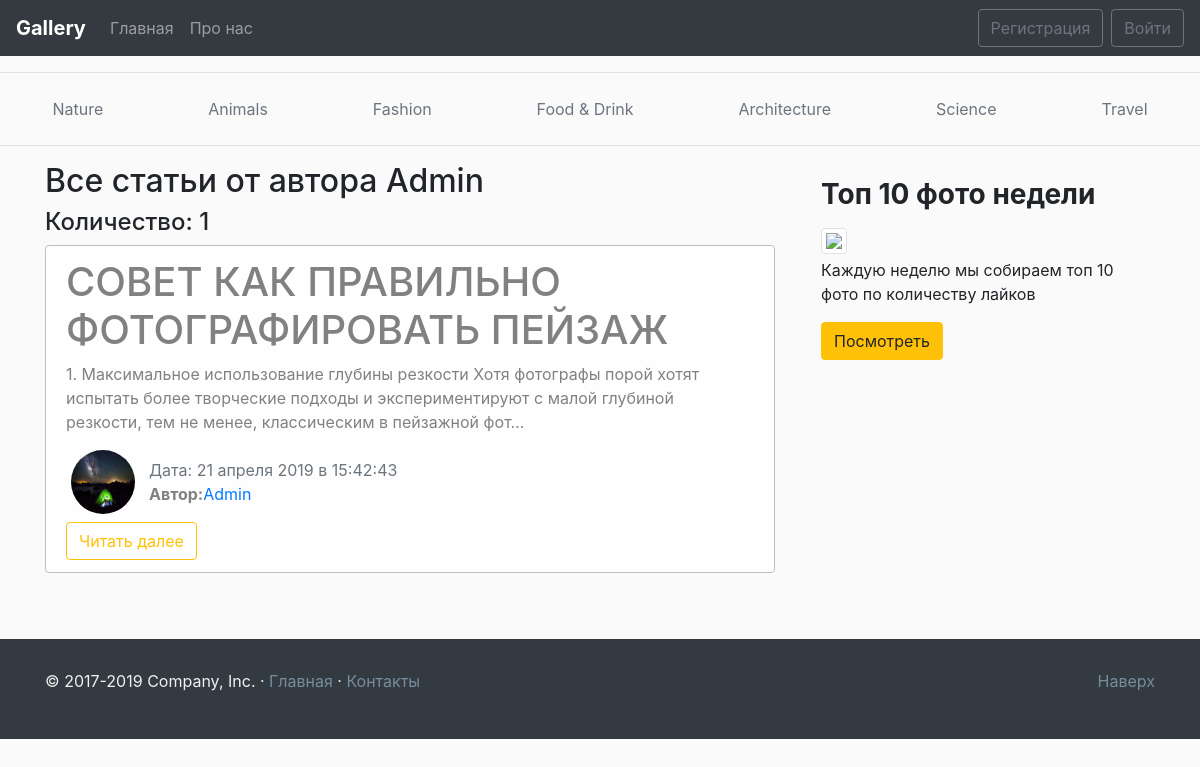
/user/Admin/, run on an earlier commit of the app's database.
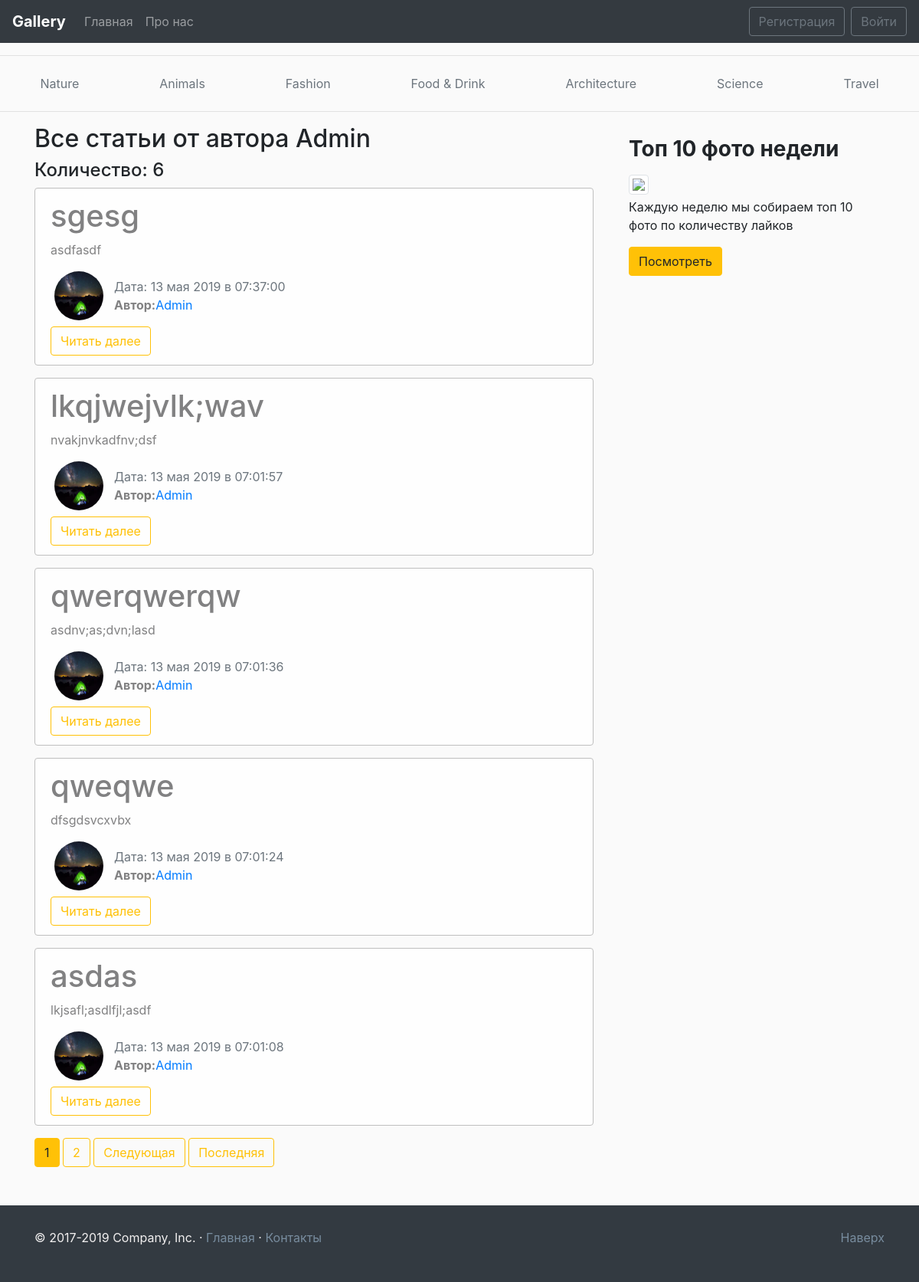
And on a later commit of the database.
### blog/models.py (models this page shows, shortened)
class Posts(models.Model):
    dt = datetime.utcnow().strftime('%Y-%m-%d %H:%M:%S')[:-3]
    title = models.CharField(max_length=100)
    text = models.TextField()
    date = models.DateTimeField(default=dt)
    author = models.ForeignKey(User, on_delete=models.CASCADE)
    """[Returns a string representation of the title]

    Returns:
        [str] -- [article title]
    """
    """[Tells Django how to calculate the URL for an object.]

    Returns:
        [str] -- [a string that can be used in an HTTP request]
    """

### users/models.py (models this page shows, shortened)
class Profile(models.Model):
    user = models.OneToOneField(User, on_delete=models.CASCADE)
    img = models.ImageField(default="default.jpg", upload_to="user_images")
    """[Returns a string representation of the username]

    Returns:
        [str] -- [Username]
    """
    """[save image]
    """
    def save(self):
        super().save()
        image = Image.open(self.img.path)
        if image.height > 64 or image.width > 64:
            resize = (256, 256)
            image.thumbnail(resize)
            image.save(self.img.path)

### blog/views.py (the view)
# urls.py: path('user/<str:username>/', views.UserAllNewsView.as_view(), name='user-news'),
class UserAllNewsView(ListView):
    model = Posts
    template_name = 'blog/user_news.html'
    context_object_name = 'news'
    paginate_by = 5
    def get_queryset(self):
        user = get_object_or_404(User, username=self.kwargs.get('username'))
        return Posts.objects.filter(author=user).order_by('-date')
    def get_context_data(self, **kwargs):
        context = super(UserAllNewsView, self).get_context_data(**kwargs)
        context['title'] = 'Главная'
        return context

### blog/templates/blog/user_news.html (shortened to what this page needs)
{%extends 'blog/main.html'%}
{% block main_section %}
<h2>Все статьи от автора {{ view.kwargs.username }}</h2>
<h4>Количество: {{page_obj.paginator.count}}</h4>
{% for post in news %}
<div class="alert alert-light">
    <h1>{{post.title}}</h1>
    <p>{{post.text|striptags|truncatechars:200}}</p>
    <div class="row">
        <div>
            {% if  post.author.profile.img %}
            <img src="{{post.author.profile.img.url}}" alt="{{post.author}}" class="user_image">
            {% else %}
            <img src="/pictures/default.jpg" alt="{{post.author}}" class="user_image">
            {% endif %}
        </div>
        <div class="mt-2 ml-1">
            <span class="text-muted">Дата: {{post.date|date:"d E Y в H:i:s"}}</span>
            {% if post.author %}
            <p><b>Автор:</b><a href="{% url 'user-news' post.author %}">{{post.author}}</a></p>
            {% else %}
            <p><b>Автор:</b><mark>Админ</mark></p>
            {% endif %}
        </div>
    </div>
    <a href="{% url 'news-detail' post.id %}" class="btn btn-outline-warning">Читать далее</a>
</div>
{% endfor %}
{% if is_paginated %}
{% for num in page_obj.paginator.page_range %}
{% if num == page_obj.number %}
<button class="btn btn-warning">{{ num }}</button>
{% elif num > page_obj.number|add:'-3' and num < page_obj.number|add:'3'%}
<a href="?page={{num}}" class="btn btn-outline-warning">{{num}}</a>
{% endif %}
{% endfor %}
{% if page_obj.has_next %}
<a href="?page={{page_obj.next_page_number}}" class="btn btn-outline-warning">Следующая</a>
<a href="?page={{page_obj.paginator.num_pages}}" class="btn btn-outline-warning">Последняя</a>
{% endif %}
{% endif %}
{% endblock %}
{% block aside_section %}
<h3>
    <p><b>Топ 10 фото недели</b></p>
</h3>
<img src="https://images.unsplash.com/photo-1555284023-249222086985?ixlib=rb-1.2.1&ixid=eyJhcHBfaWQiOjEyMDd9&auto=format&fit=crop&w=750&q=80"
    class="img-thumbnail mb-1">
<p>Каждую неделю мы собираем топ 10 фото по количеству лайков</p>
<a href="" target="_blank">
    <button class="btn btn-warning">Посмотреть</button>
</a>
{% endblock aside_section %}

### blog/templates/blog/main.html (shortened to what this page needs)
{% load static %}
<!DOCTYPE html>
<html lang="en">
<head>
  <link rel="stylesheet" href="https://stackpath.bootstrapcdn.com/bootstrap/4.3.1/css/bootstrap.min.css">
  <link rel="stylesheet" href="{% static 'blog/main.css' %}">
</head>
<body>
  <nav class="navbar navbar-expand-lg navbar-dark bg-dark  mb-3">
    <a class="navbar-brand" href="{% url 'blog-home' %}"><b>Gallery</b></a>
    <div class="collapse navbar-collapse" id="navbarsExample09">
      <ul class="navbar-nav mr-auto">
        <li class="nav-item">
          <a class="nav-link" href="{% url 'blog-home' %}">Главная</a>
        </li>
        <li class="nav-item">
          <a class="nav-link" href="{% url 'blog-contacts' %}" tabindex="-1" aria-disabled="true">Про нас</a>
        </li>
      </ul>
    </div>
    <div class="navbar-nav">
      {% if user.is_authenticated %}
      <a href="{% url 'news-add' %}" class="btn btn-outline-secondary mr-2">Добавить статью</a>
      <a href="{% url 'profile' %}" class="btn btn-outline-secondary mr-2">Профиль</a>
      <a href="{% url 'exit' %}" class="btn btn-outline-secondary ">Выйти</a>
      {% else %}
      <a href="{% url 'reg' %}" class="btn btn-outline-secondary mr-2">Регистрация</a>
      <a href="{% url 'auth' %}" class="btn btn-outline-secondary">Войти</a>
      {% endif %}
    </div>
  </nav>
  <hr>
  <div class="nav-scroller py-1 mb-3">
    <nav class="nav d-flex justify-content-around">
      <a class="p-1 text-muted" href="#">Nature</a>
      <a class="p-1 text-muted" href="#">Animals</a>
      <a class="p-1 text-muted" href="#">Fashion</a>
      <a class="p-1 text-muted" href="#">Food & Drink</a>
      <a class="p-1 text-muted" href="#">Architecture</a>
      <a class="p-1 text-muted" href="#">Science</a>
      <a class="p-1 text-muted" href="#">Travel</a>
    </nav>
  </div>
  <hr>
  <main class="container">
    <div class="row">
      <div class="col-md-8">
        {% block main_section %}
        {% endblock %}
      </div>
      <aside class="col-md-4">
        <div class="p-3">
          {% block aside_section %}
          {% endblock %}
        </div>
      </aside>
    </div>
  </main>
  <footer>
    <div class="container">
      <p class="float-right">
        <a href="#">Наверх</a>
      </p>
      <p>© 2017-2019 Company, Inc. · <a href="/">Главная</a> · <a href="contacts/">Контакты</a></p>
    </div>
  </footer>
</body>
</html>

### blog/static/blog/main.css (style rules this page uses)
body { background: #fafafa }
img { max-width: 100% !important; }
.alert-light { border-color: #bfbfbf }
.user_image { width: 64px; height: 64px; border-radius: 50%; margin-right: 10px; margin-left: 20px; }
footer { padding: 30px; background: #333a41; color: #f1efef; float: left; width: 100%; margin-top: 50px; }
footer a { color: #788c9e }

What changed in the data, as far as the page shows it:
no longer on this page (row unchanged): Posts: title "СОВЕТ КАК ПРАВИЛЬНО ФОТОГРАФИРОВАТЬ ПЕЙЗАЖ", text "1. Максимальное использование глубины резкости Хотя фотографы порой хотят испытать более творческие подходы и экспериментируют с малой глубиной резкости, тем не менее, классическим в пейзажной фот…", author.profile.img (picture), date "21 апреля 2019 в 15:42:43", author "Admin"
added Posts: title "sgesg", text "asdfasdf", author.profile.img (picture), date "13 мая 2019 в 07:37:00", author "Admin"
added Posts: title "lkqjwejvlk;wav", text "nvakjnvkadfnv;dsf", author.profile.img (picture), date "13 мая 2019 в 07:01:57", author "Admin"
added Posts: title "qwerqwerqw", text "asdnv;as;dvn;lasd", author.profile.img (picture), date "13 мая 2019 в 07:01:36", author "Admin"
added Posts: title "qweqwe", text "dfsgdsvcxvbx", author.profile.img (picture), date "13 мая 2019 в 07:01:24", author "Admin"
added Posts: title "asdas", text "lkjsafl;asdlfjl;asdf", author.profile.img (picture), date "13 мая 2019 в 07:01:08", author "Admin"
Also different on the page:
{{ page_obj.paginator.count }}: "1" → "6"
new list line: "1"
new list line: "2"
text now shown: "Следующая Последняя"
